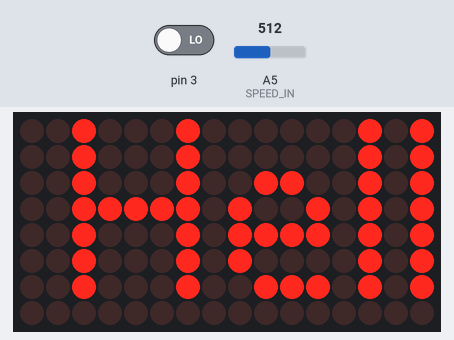
The sketch below on a simulated Arduino Uno, built with avr-gcc and run on an emulated ATmega328P. Shown: 16×8 LED matrix. The test bench sets the inputs (shaded band); at power-on: A5 (SPEED_IN) = 512, pin 3 LOW.

Above: at 1.2 s.
1.3 s: A5 (SPEED_IN) set to 0
At 1.71 s:
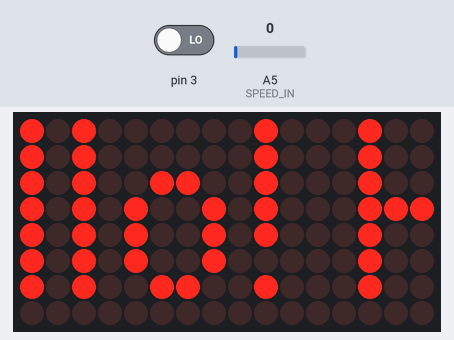
At 2.31 s:
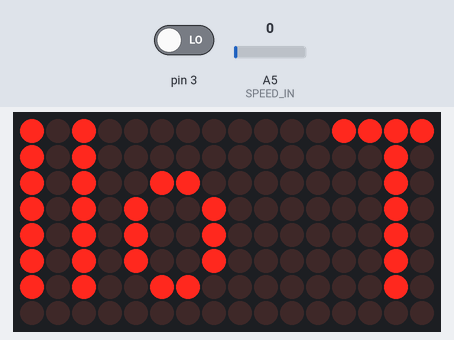
3.9 s: pin 3 driven HIGH
At 4.12 s:
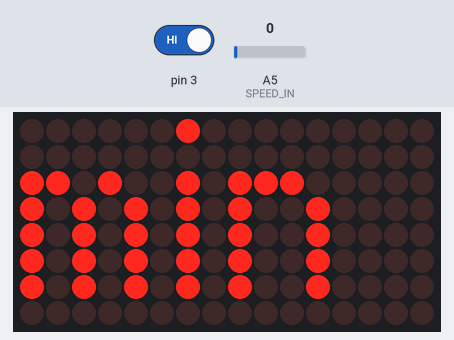
6.3 s: A5 (SPEED_IN) set to 122
At 6.8 s:
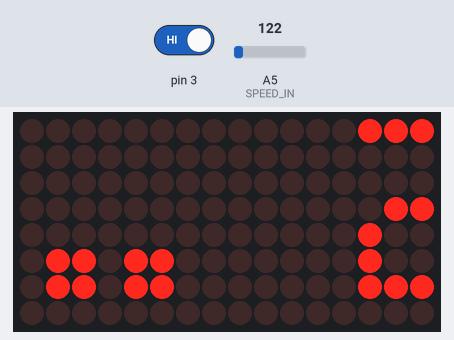

Measured:
- after the input at 3.9 s, the display: changes after 0.07 s (image 3)

The sketch:

tommy_controlpanel_scrolling_text.ino
```cpp
#include "jscroll.h"

class button
{
  public:
    button(uint8_t pin) : mPin(pin), PrevState(LOW), CurState(LOW) {}
    ~button() {}
    void setup() { pinMode(3,INPUT); }
    void readstate() { PrevState = CurState; CurState = digitalRead(mPin);}
    bool goneHigh() {return (PrevState==LOW && CurState==HIGH);}
    bool goneLow()  {return (PrevState==HIGH && CurState==LOW);}

  private:
    uint8_t mPin;
    int PrevState;
    int CurState;
};


// see also setup stuff in jscroll.h
button b3(3);


void setup()
{
  b3.setup();
  jscroll::setup();
}

void loop()
{
  static int mn = 0;
  static int buttoncount=0;

  b3.readstate();
  if (b3.goneHigh())
  {
    switch (buttoncount)
    {
      case 0: jscroll::set("   Don't!"); break;
      case 1: jscroll::set("   No button pushing!"); break;
      case 2: jscroll::set("   Don't push the button!"); break;
      case 3: jscroll::set("   NO NO NO NO button pushing!"); break;
      case 4: jscroll::set("   ** STOP PUSHING ME! ** "); break;
      case 5: jscroll::set("   It's naughty to push the button"); break;
      case 6: jscroll::set("   OUCH!!!"); break;
      case 7: jscroll::set("   Ow ow ow ow!"); break;
      case 8: jscroll::set("   ... D O N ' T   P U S H ..."); break;
      default:
        jscroll::set("Squiggle factory.");
    }
    buttoncount = (buttoncount+1) % 9;
  }

  if (jscroll::isDone())
    {
      switch (mn)
      {
        case 0: jscroll::set("Hello Tommy!   "); break;
        case 1: jscroll::set("One minute until we blastoff!   "); break;
        case 2: jscroll::set("5 ... 4 ... 3 ...  2 ... 1 ... Blastoff!!   "); break;
        case 3: jscroll::set("NO SMOKING   "); break;
        case 4: jscroll::set("3 ...  2 ... 1 ... GO!!!   "); break;
        case 5: jscroll::set("Grognenferk IS a word!!   "); break;
        case 6: jscroll::set("Yanny! Laurel!   "); break;
        case 7: jscroll::set("Yucky wine!   "); // fall through
        default: mn=-1; break;
      }
      ++mn;
    }

  jscroll::loop();
}
```

jscroll.cpp
```cpp
// Use the MD_MAX72XX library to scroll text on the display
//
// Demonstrates the use of the callback function to control what
// is scrolled on the display text.
//
// User can enter text on the serial monitor and this will display as a
// scrolling message on the display.
// Speed for the display is controlled by a pot on SPEED_IN analog in.

#include "jscroll.h"

namespace jscroll
{

MD_MAX72XX mx = MD_MAX72XX(HARDWARE_TYPE, DATA_PIN, CLK_PIN, CS_PIN, MAX_DEVICES);

#define BUFLEN 100

char      mMsg[BUFLEN];
uint16_t  mScrollDelay;  // in milliseconds
bool      mDone=true;
bool      mReset=false;


#define CHAR_SPACING  1 // pixels between characters


bool isDone()
{
  return mDone;
}

void scrollDataSink(uint8_t dev, MD_MAX72XX::transformType_t t, uint8_t col)
// Callback function for data that is being scrolled off the display
{
}

uint8_t scrollDataSource(uint8_t, MD_MAX72XX::transformType_t)
// Callback function for data that is required for scrolling into the display
{
  static uint8_t scrollstate = 0;
  static const char *p = mMsg;
  static uint8_t  curLen, showLen;
  static uint8_t  cBuf[8];

  uint8_t colData = 0; // empty column (space character).

  if (mReset)
    {
      p = mMsg;
      scrollstate = 0;
      mReset=false;
      mDone=false;
      return 0; // ensure we have one blank between messages.
    }

  if (mDone)
    return 0;

  // finite state machine to control what we do on the callback
  switch(scrollstate)
  {
    case 0: // Load the next character from the font table
      if (*p=='\0')
      {
        mDone=true;
        return 0;
      }
      else
      {
        showLen = mx.getChar(*p++, sizeof(cBuf)/sizeof(cBuf[0]), cBuf);
        curLen = 0;
        scrollstate = 1;
      }

      // !! deliberately fall through to next state to start displaying

    case 1: // display the next part of the character
        colData = cBuf[curLen++];
        if (curLen == showLen)
        {
          showLen = CHAR_SPACING;
          curLen = 0;
          scrollstate = 2;
        }
      break;

    case 2: // display inter-character spacing (blank column)
      curLen++;
      if (curLen == showLen)
          scrollstate = 0;
      break;

    default:
      // should never get here.
      mDone=true;
  }

  return(colData);
}

uint16_t getScrollDelay(void)
{
  uint16_t t = analogRead(SPEED_IN);
  t = map(sqrt(t), 0, 32, 25, 100);  // 32^2 = 1024. Map to 10ms to 100ms.
  return(t);
}

void loop(void)
{
  static uint32_t prevTime = 0;
  mScrollDelay = getScrollDelay();

  // Is it time to scroll the text?
  if (millis()-prevTime >= mScrollDelay)
  {
    mx.transform(MD_MAX72XX::TSL);  // scroll along - the callback will load all the data
    prevTime = millis();      // starting point for next time
  }
}

void set(const char * s) {
    strlcpy(mMsg,s,BUFLEN);
    mReset = true;
    mDone  = false;
}

void setup()
{
  mx.begin();
  mx.setShiftDataInCallback(scrollDataSource);
  mx.setShiftDataOutCallback(scrollDataSink);

  pinMode(SPEED_IN, INPUT);

  set("Hello!");
}

}
```

jscroll.h
```cpp
#ifndef __JSCROLL__H
#define __JSCROLL__H

#include <MD_MAX72xx.h>
#include <SPI.h>
#include <string.h>

// Define the number of devices we have in the chain and the hardware interface
#define HARDWARE_TYPE MD_MAX72XX::GENERIC_HW

#define CLK_PIN     10  // or SCK
#define DATA_PIN    12  // or MOSI
#define CS_PIN      11  // or SS
#define SPEED_IN    A5
#define MAX_DEVICES  2

namespace jscroll
{
  void set(const char * s);
  void reset();
  void loop();
  void setup();
  bool isDone();
} // namespace


#endif
```
